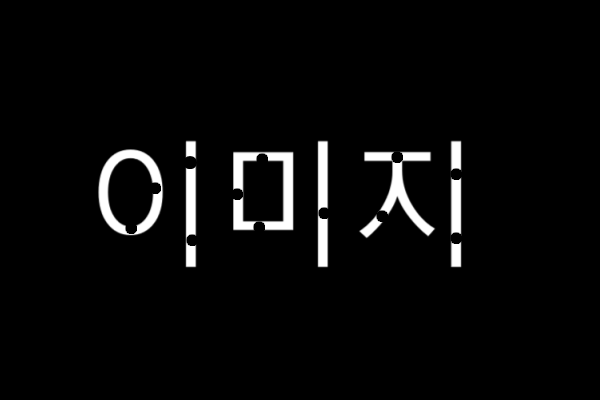
#> input picture ImgProcessing_Study/OpenCV/dilate.png, 600 x 400 px, found by its file name
$ python 15_img_Transformation01.py
#> lines starting #> are read from the running program, lines starting #| are printed output that depends on the picture
'''
    이미지 변환
'''

'''팽창'''
# 이미지를 확장하여 작은 구멍을 채움
# 흰색 영역의 외곽 픽셀 주변에 횐색을 추가

import cv2
import numpy as np

kernel = np.ones((3,3), dtype=np.uint8)
# print(kernel) #np.ones : 3X3 배열에 각각 1을 넣어준다

img = cv2.imread('../ImgProcessing_Study/OpenCV/dilate.png',cv2.IMREAD_GRAYSCALE)
#> img is the input picture: shape (400, 600); min 0, max 255, mean 9.2
dilate1 = cv2.dilate(img,kernel,iterations=1) # iterations는 반복 횟수
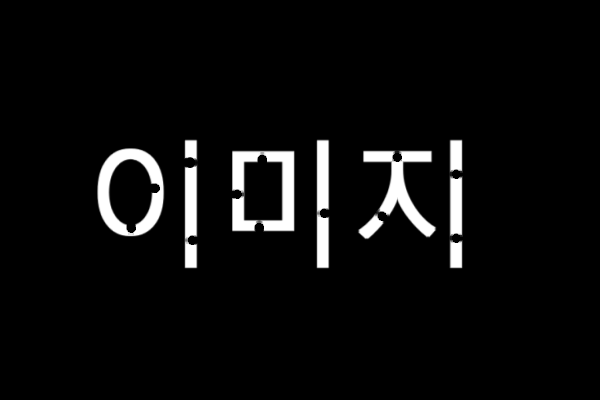
#> dilate1: shape (400, 600); min 0, max 255, mean 11.9
dilate2 = cv2.dilate(img,kernel,iterations=2)
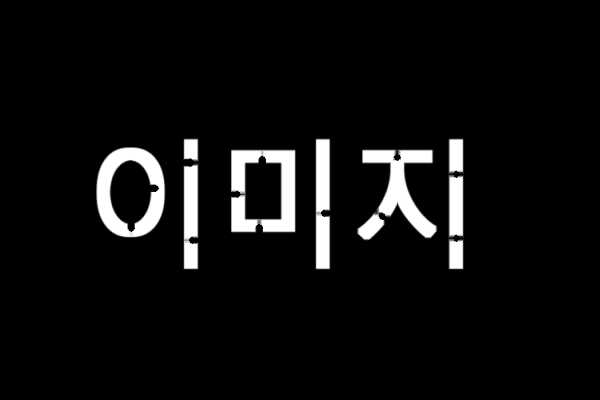
#> dilate2: shape (400, 600); min 0, max 255, mean 14.6
dilate3 = cv2.dilate(img,kernel,iterations=3)
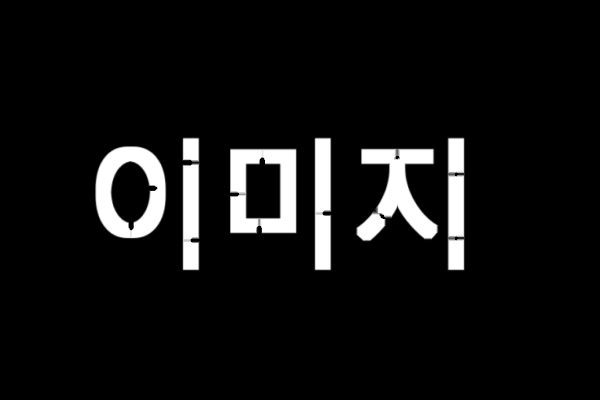
#> dilate3: shape (400, 600); min 0, max 255, mean 17.4

cv2.imshow('gray',img)
cv2.imshow('dilate1',dilate1)
cv2.imshow('dilate2',dilate2)
cv2.imshow('dilate3',dilate3)
cv2.waitKey(0)
cv2.destroyAllWindows()

'''침식'''
# 팽창의 반대
# 이미지를 깍아서 노이즈를 제거
# 흰색 영역의 외곽 픽셀을 검은색으로 변경

import cv2
import numpy as np
kernel = np.ones((3,3), dtype=np.uint8)

img = cv2.imread('../ImgProcessing_Study/OpenCV/erode.png',cv2.IMREAD_GRAYSCALE)
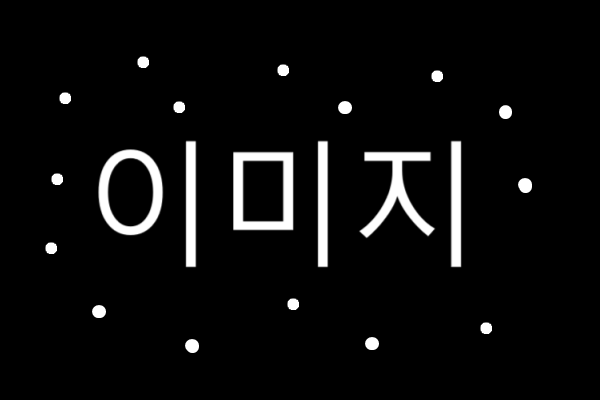
#> input picture ImgProcessing_Study/OpenCV/erode.png, 600 x 400 px, found by its file name
#> img is the input picture: shape (400, 600); min 0, max 255, mean 12.4
erode1 = cv2.erode(img,kernel,iterations=1) # iterations는 반복 횟수
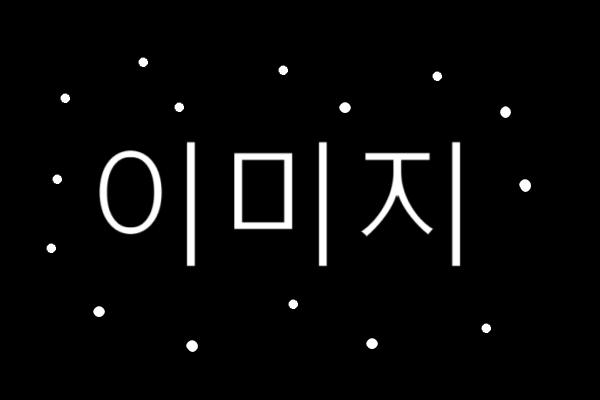
#> erode1: shape (400, 600); min 0, max 255, mean 9.2
erode2 = cv2.erode(img,kernel,iterations=2)
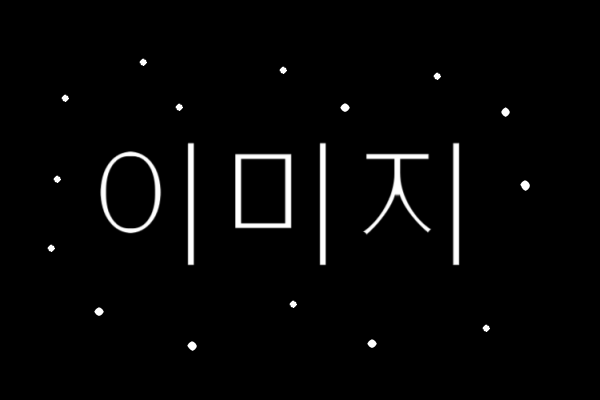
#> erode2: shape (400, 600); min 0, max 255, mean 6.2
erode3 = cv2.erode(img,kernel,iterations=3)
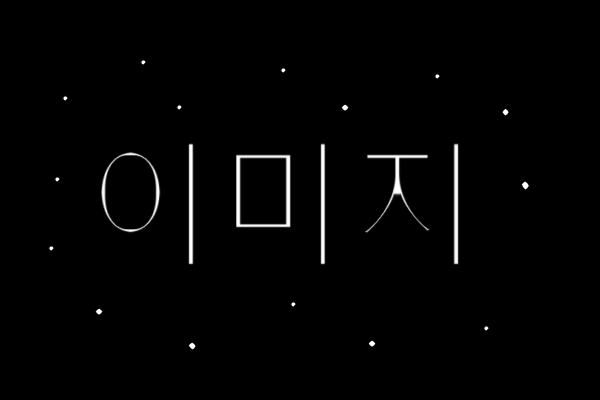
#> erode3: shape (400, 600); min 0, max 255, mean 3.5

cv2.imshow('img',img)
cv2.imshow('erode1',erode1)
cv2.imshow('erode2',erode2)
cv2.imshow('erode3',erode3)

cv2.waitKey(0)
cv2.destroyAllWindows()
